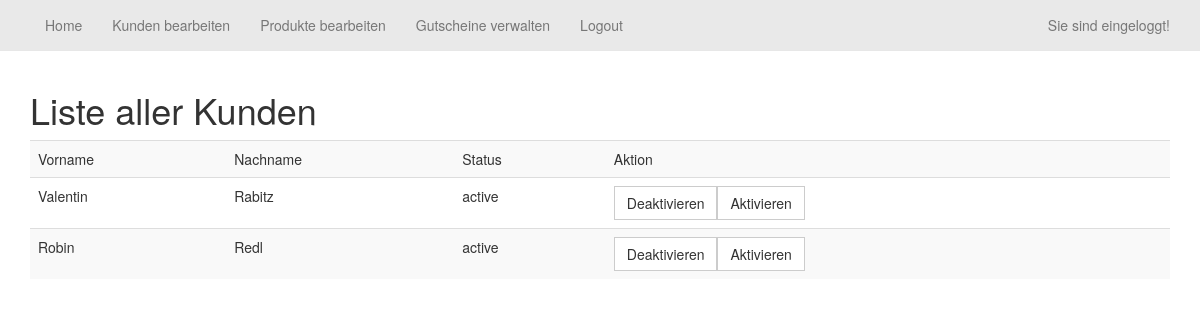
/index.php?page=customerinfo (signed in), run on an earlier commit of the app's database.
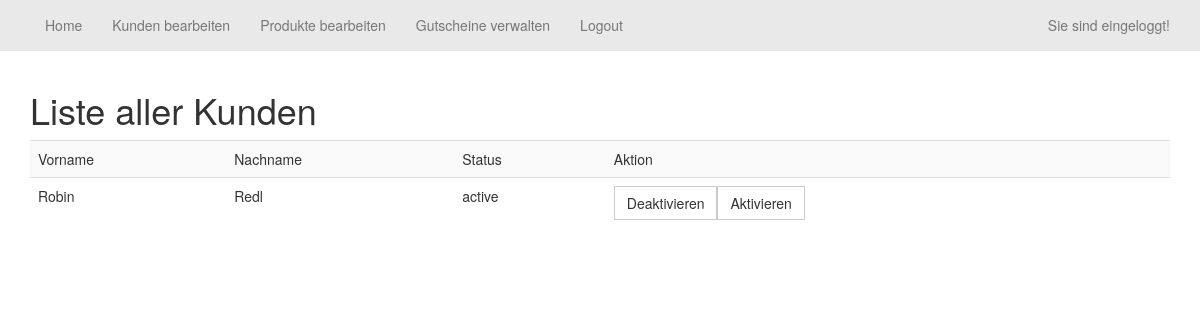
And on a later commit of the database.
### tables this page shows
CREATE TABLE `users` (
  `id` int(32) NOT NULL,
  `anrede` varchar(32) NOT NULL,
  `vorname` varchar(32) NOT NULL,
  `nachname` varchar(32) NOT NULL,
  `strasse` varchar(32) NOT NULL,
  `plz` int(32) NOT NULL,
  `ort` varchar(32) NOT NULL,
  `mail` varchar(32) NOT NULL,
  `username` varchar(32) NOT NULL,
  `passwd` varchar(32) NOT NULL,
  `state` varchar(32) NOT NULL
);

### sites/Customerinfo.php (the view, shortened to what this page needs)
<div class="container">
    <h1>Liste aller Kunden</h1>
    <?php
    if ($dbconn->connect_error) {
        die("Connection failed: " . $conn->connect_error);
    } else {
        $sql = "select * from users order by nachname";
        $result = $dbconn->query($sql);
        echo "<table class='table table-striped'>";
        echo "<tr>";
        echo "<td>Vorname</td>";
        echo "<td>Nachname</td>";
        echo "<td>Status</td>";
        echo "<td>Aktion</td>";
        while ($row = $result->fetch_object()) {
            if ($row->id > 1) {
                echo "<tr>";
                echo "<td>$row->vorname</td>";
                echo "<td>$row->nachname</td>";
                echo "<td>$row->state</td>";
                echo '<td><a class="btn btn-default" href="ChangeStateCustomer.php?action=deactivate&id=' . $row->id . '">Deaktivieren</a><a class="btn btn-default" href="ChangeStateCustomer.php?action=activate&id=' . $row->id . '">Aktivieren</a></td>';
            }
        }
        echo "</table>";
    }
    ?>
</div>

### inc/navigation.php (shortened to what this page needs)
<nav class="navbar navbar-default navbar-fixed-top" role="navigation">
    <div class="container">
        <div class="collapse navbar-collapse" id="bs-example-navbar-collapse-1">
            <ul class="nav navbar-nav">
                <?php
                if (isset($_SESSION["userid"])) {
                    if ($_SESSION["userid"] == 1) {
                        $myxml = simplexml_load_file("config/navigation.xml");
                        foreach ($myxml->admin as $zeile) {
                            echo "<li>";
                            echo "<a href='index.php'>$zeile->home</a>";
                            echo "</li>";
                            echo "<li>";
                            echo "<a href='index.php?page=customerinfo'>$zeile->kunden</a>";
                            echo "</li>";
                            echo "<li>";
                            echo "<a href='index.php?page=ListProducts'>$zeile->produkt</a>";
                            echo "</li>";
                            echo "<li>";
                            echo "<a href='index.php?page=voucher'>$zeile->gutschein</a>";
                            echo "</li>";
                            echo "<li>";
                            echo "<a href='index.php?page=logout'>$zeile->logout</a>";
                            echo "</li>";
                        }
                    }
                }
                ?>
            </ul>
            <ul class="nav navbar-nav navbar-right">
                <?php
                if (isset($_SESSION["userid"])) {
                    echo "<p class='navbar-text'>Sie sind eingeloggt!<p>";
                }
                ?>
            </ul>
        </div>
    </div>
</nav>

What changed in the data, as far as the page shows it:
removed users: vorname "Valentin", nachname "Rabitz", state "active"
